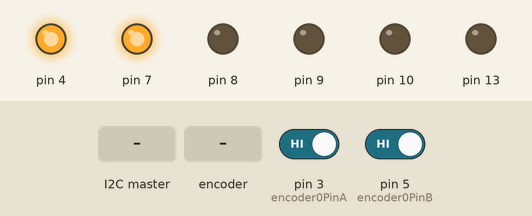
Simulated run of this sketch. Board: Arduino Uno, built with avr-gcc and run on an emulated ATmega328P. On the bench: output pins drawn as LEDs (lit = HIGH). Inputs (shaded band) come from the test bench; at power-on: pin 3 (encoder0PinA) HIGH, pin 5 (encoder0PinB) HIGH. What the sketch prints to the serial monitor is not drawn.

Above: at 1.2 s.
1.3 s: the I2C master sends the byte 1
At 1.8 s:
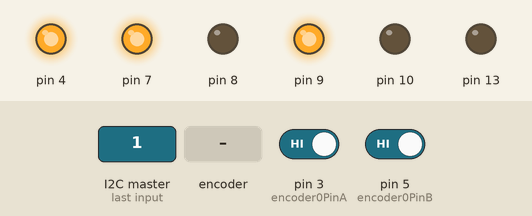
2.8 s: rotary encoder on pin 3 (encoder0PinA) / pin 5 (encoder0PinB) turned 1 step (first pin leading)
Timing chart, 0 to 5.8 s (numbered marks = the images above; inputs shaded):
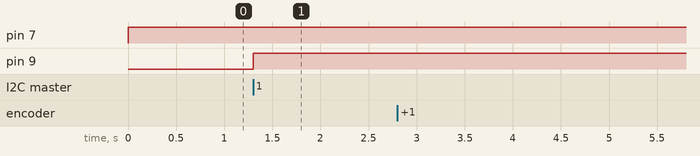

The sketch:

controlBase.ino
```cpp
//This document includes the code that implements the PID controller for the motor. It can receive directions from the Pi and turn the motor to the specified point

#include <Wire.h>

#define SLAVE_ADDRESS 0x04
int number = 0;
//int state = 0;

int piValue = 0;


const byte encoder0PinA = 3;
const int encoderCounts = 800;
int encoder0PinB = 5;
int encoder0Pos = 0;
int encoder0PinALast = LOW;
int n = LOW;

volatile byte state = LOW;


//PID constants
double kp = 0.43178;
double ki = 0.086008;
double kd = 0;

unsigned long currentTime, previousTime;
double elapsedTime;
double error;
double lastError;
double input, output, setPoint;
double cumError, rateError;

void setup(){

  //Pins used for the motor shield
  pinMode(4, OUTPUT);
  digitalWrite(4, HIGH);

  pinMode(7, OUTPUT);

  pinMode(8, OUTPUT);

  pinMode(9, OUTPUT);

  pinMode(10, OUTPUT);

  pinMode(12, INPUT);


  pinMode(encoder0PinA, INPUT);
  pinMode(encoder0PinB, INPUT);

  attachInterrupt(digitalPinToInterrupt(encoder0PinA), encoderISR, CHANGE);


  pinMode(13, OUTPUT);
  Serial.begin(115200); // start serial for output
  // initialize i2c as slave
  Wire.begin(SLAVE_ADDRESS);
  // define callbacks for i2c communication
  Wire.onReceive(receiveData);

  Serial.println("Ready!");
  setPoint = 0;                          //set point at zero degrees
}

void loop(){
        input = encoder0Pos;                //read from rotary encoder connected to A0
        output = computePID(input);
        if(output < 0){
          digitalWrite(8, HIGH);
          digitalWrite(7, LOW);
        }else{
          digitalWrite(8, LOW);
          digitalWrite(7, HIGH);
        }
      analogWrite(9, -output);                //control the motor based on PID value


      Serial.print(setPoint);
      Serial.print(" ");
      Serial.print(input);
      Serial.print(" ");
      Serial.println(output);


}

//Function to read and process data from the Pi
void receiveData(int byteCount){
  while(Wire.available()){
    piValue = Wire.read();
    Serial.print("data received: ");
    Serial.println(piValue);
    if(piValue == 1){
      setPoint = (piValue * 200);
    }
    else if (piValue == 2){
      setPoint = (piValue * 200);
    }
    else if (piValue == 3){
      setPoint = (piValue * 200);
    }
    else if (piValue == 4){
      setPoint = 0;
    }
  }
}

//PID calculations
double computePID(double inp){
        currentTime = millis();                //get current time
        elapsedTime = (double)(currentTime - previousTime);        //compute time elapsed from previous computation

        error = setPoint - inp;                                // determine error
        cumError += error * elapsedTime;                // compute integral
        //rateError = (error - lastError)/elapsedTime;   // compute derivative

        float out = kp*error;// + ki*cumError; //+ kd*rateError;                //PID output


        lastError = error;                                //remember current error
        previousTime = currentTime;                        //remember current time


       // out = out*(256/3200);

        //if(out >= 127){
          //out = 127;
        //}else if(out < -128){
          //out = -128;
        //}

        //Serial.println(out);
        return out;                                        //have function return the PID output
}

void encoderISR(){
    n = digitalRead(encoder0PinA);
    if ((encoder0PinALast == LOW) && (n == HIGH)) {
      if (digitalRead(encoder0PinB) == LOW) {
        encoder0Pos--;
      } else {
        encoder0Pos++;
      }
      //Serial.println(encoder0Pos);
    }
  encoder0PinALast = n;
} //end of encoderISR
```

Measured:
- after the input at 1.3 s, pin 9: LOW → HIGH at once
